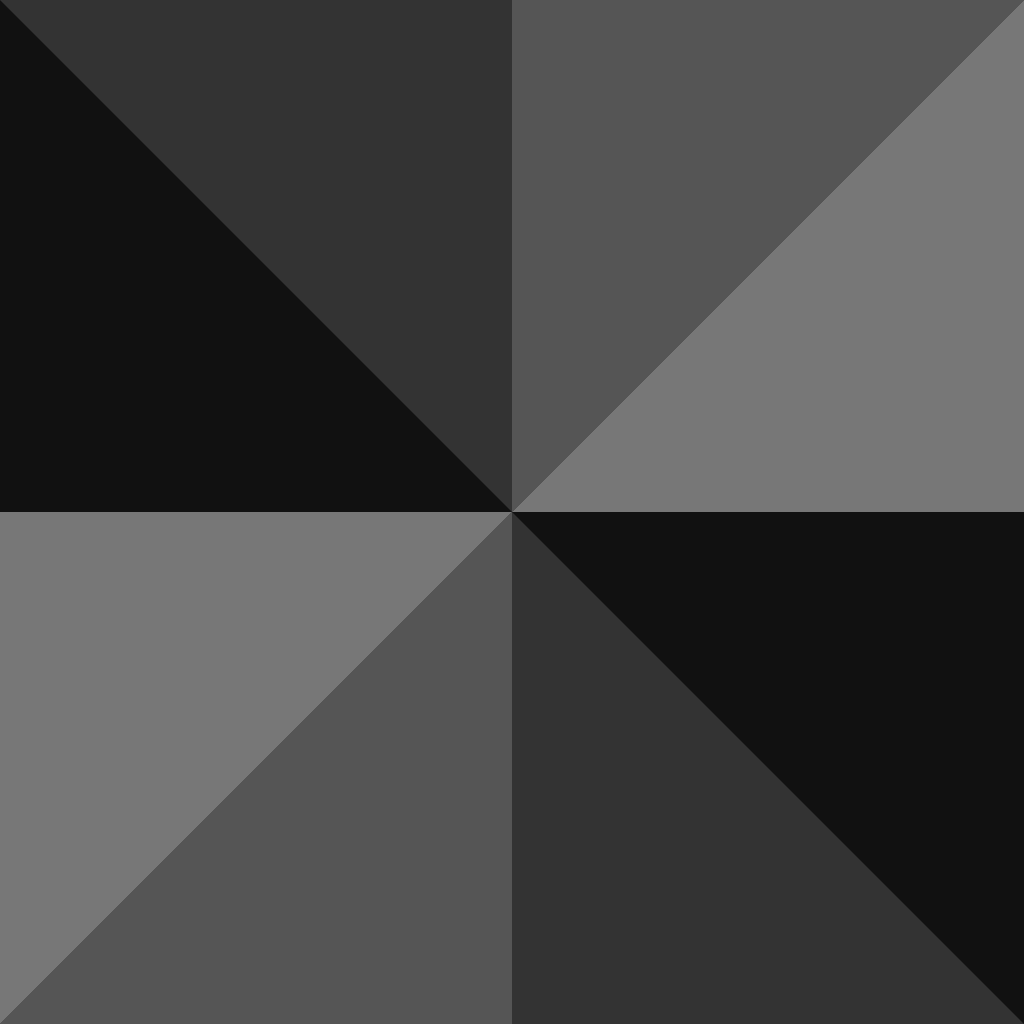
Frame 1 (no input)
Frame 60 (the mouse pressed at the canvas centre just before this capture): identical to frame 1, image omitted
Frame 120 (the mouse held since frame 60 and released just before this capture): identical to frame 1, image omitted

The Processing sketch that drew this single still picture (run headless with seeded random() and noise(); from frame 60 on, the mouse is pressed at the canvas centre):

// Processing sketch: lec4_adviceCaiman_230919c
// ── lec4_adviceCaiman_230919c.pde
// Lecture 4 Demonstration
// Making an vintage Advice Animal

void setup(){
  size(1024, 1024);
  noStroke();
}

void draw(){
  // draw a background made out of colorful triangles
  drawBackground();
  
  // slap an image of an animal on top
  
  // draw text at the top and bottom
}

void drawBackground(){
  color bg1, bg2, bg3, bg4; // declare colors
  bg1 = #111111;
  bg2 = #333333;
  bg3 = #555555;
  bg4 = #777777;
  
  // draw a background made out of colorful triangles
  background(bg1);
  
  translate(width*0.50, height*0.50);
  fill(bg2);
  triangle(0, 0,
           width*-0.50, height*-0.50,
           width*0.00, height*-0.50);
  fill(bg3);
  triangle(0, 0,
           width*0.00, height*-0.50,
           width*0.50, height*-0.50);
  fill(bg4);
  triangle(0, 0,
           width*0.50, height*0.00,
           width*0.50, height*-0.50);
  // rotate halfway around and repeat
  rotate(TAU * 0.50);
  fill(bg2);
  triangle(0, 0,
           width*-0.50, height*-0.50,
           width*0.00, height*-0.50);    
  fill(bg3);
  triangle(0, 0,
           width*0.00, height*-0.50,
           width*0.50, height*-0.50);
  fill(bg4);
  triangle(0, 0,
           width*0.50, height*0.00,
           width*0.50, height*-0.50);
}
